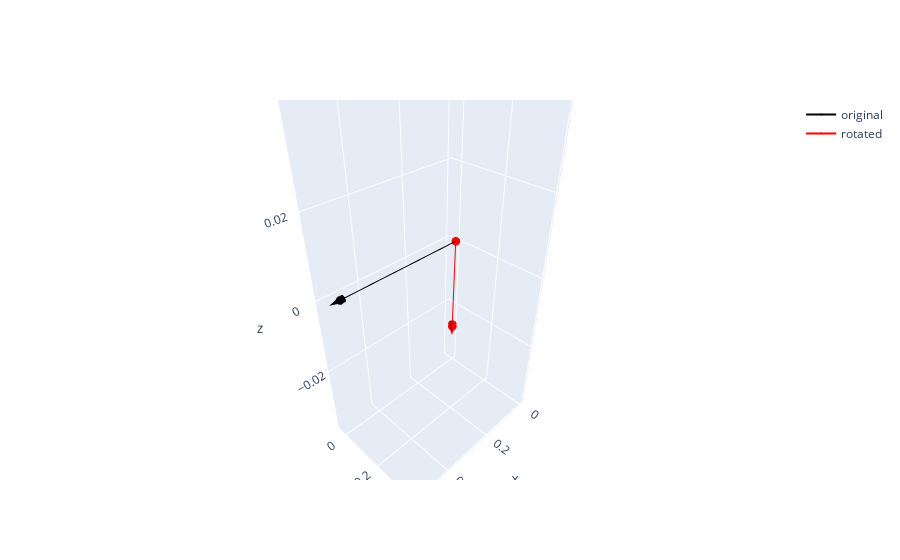

Notebook cell for this chart:
### Markdown cell above
If we wish to directly rotate the vector about Z

### Code cell
W = V.rotate_around_vector(Z, 45, units='deg')
f, _ = V.quiverly(name="original", showlegend=True)
f, _ = W.quiverly(color='red', name="rotated", fig=f, showlegend=True)
f.show()

### Figure 1 — Plotly figure (JSON) as saved in the notebook; plotly's stock layout.template omitted (floating-point values rounded to 4 significant figures)
{"data": [{"line": {"color": "black"}, "marker": {"size": 0}, "name": "original", "showlegend": true, "type": "scatter3d", "x": [0, 0.5], "y": [0, 0], "z": [0, 0]}, {"colorscale": [[0, "black"], [1, "black"]], "showscale": false, "type": "cone", "u": [0.1], "v": [0], "w": [0], "x": [0.5], "y": [0], "z": [0]}, {"line": {"color": "red"}, "marker": {"size": 0}, "name": "rotated", "showlegend": true, "type": "scatter3d", "x": [0, 0.3536], "y": [0, 0.3536], "z": [0, 0]}, {"colorscale": [[0, "red"], [1, "red"]], "showscale": false, "type": "cone", "u": [0.07071], "v": [0.07071], "w": [0], "x": [0.3536], "y": [0.3536], "z": [0]}], "layout": {}}
